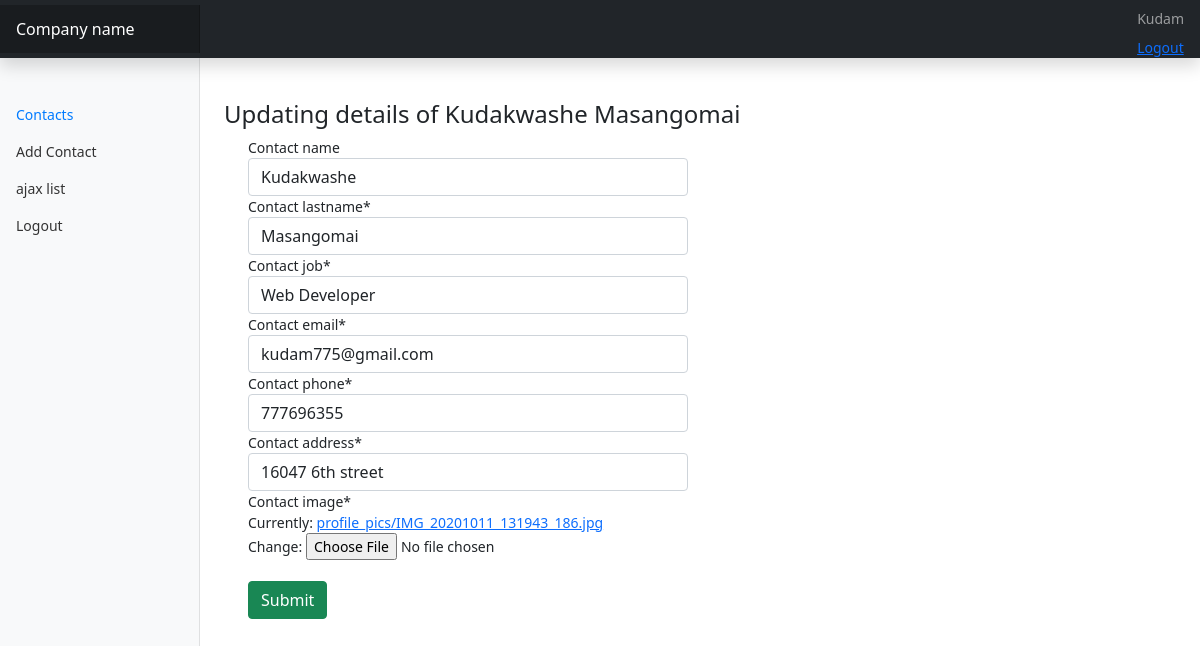
Screenshot of /edit_contact/1/ (signed in) with the database file from the repository.
### main/models.py (models this page shows, shortened)
class contacts(models.Model):
    userid = models.ForeignKey(User,on_delete=models.CASCADE)
    contact_name = models.CharField(max_length=100, blank=True, null=True)
    contact_lastname = models.CharField(max_length=100)
    contact_job = models.CharField(max_length=100,default='')
    contact_email = models.EmailField(max_length=100,unique=True)
    contact_phone = models.PositiveIntegerField(unique= True)
    contact_address = models.CharField(max_length=100)
    contact_image = models.ImageField(default='default.jpg' ,upload_to ='profile_pics')
    class Meta:
        ordering =['id']
    '''def clean(self):

        if self.contact_address != 'Sunningdale':
            raise ValidationError('we only want sunngindale people')
        return self.clean_data'''

### main/views.py (the view, shortened to what this page needs)
# urls.py: path('edit_contact/<int:pk>/',EditContactView.as_view(),name='edit-contact'),
class EditContactView(LoginRequiredMixin,UserPassesTestMixin,SuccessMessageMixin,UpdateView):
    model = contacts
    form_class = AddContactForm
    template_name = 'main/add-contacts.html'
    success_message = 'Contact successfully Updated'
    def test_func(self):
        contact = self.get_object()
        if self.request.user == contact.userid:
            return True
        return

### main/forms.py
class AddContactForm(forms.ModelForm):
    class Meta:
        model = contacts
        fields ='__all__'
        exclude = ['userid']

### main/templates/main/add-contacts.html (shortened to what this page needs)
{% extends "main/base/base.html" %}
{% load crispy_forms_tags %}
{% block content %}
{% if object.contact_name %}
<br><br>
<h4>Updating details of {{ object.contact_name }} {{ object.contact_lastname }}</h4>
{% else %}
<h4>Add Contact</h4>
{% endif %}
<form method="POST" enctype="multipart/form-data" autocomplete="off">
     <div class="container">
  <div class="row">
    <div class="col">
     {{ form|crispy }}
<br/>
      <button type="submit" class="btn btn-success">Submit</button>
    </div>
    <div class="col">
    </div>
  </div>
</div>
    {% endblock content %}

### main/templates/main/base/base.html (shortened to what this page needs)
{% load static %}
<html>
<head>
<link rel="stylesheet" type="text/css" href="{% static 'main/css/bootstrap.css' %}">
<link rel="stylesheet" type="text/css" href="{% static 'main/css/bootstrap.min.css' %}">
<link rel="stylesheet" type="text/css" href="{% static 'main/css/header.css' %}">
<link rel="stylesheet" type="text/css" href="{% static 'main/css/icons.css' %}">
<link rel="stylesheet" type="text/css" href="{% static 'main/css/contacts.css' %}">
</head>
<body>
<nav class="navbar navbar-dark sticky-top bg-dark flex-md-nowrap p-0 shadow">
  <a class="navbar-brand col-md-3 col-lg-2 mr-0 px-3" href="#">Company name</a>
  <ul class="navbar-nav px-3">
  	 <li class="nav-item text-nowrap">
      {% if user.is_authenticated %}
      <a class="nav-link" href="#">{{user.username|capfirst }}</a>
    </li>
    <li class="nav-item text-nowrap">
      <a href="{% url 'logout' %}">Logout</a>
    </li>
  </ul>
     {% endif %}
</nav>
<div class="container-fluid">
  <div class="row">
    <nav id="sidebarMenu" class="col-md-3 col-lg-2 d-md-block bg-light sidebar collapse">
      <div class="sidebar-sticky pt-5">
        <ul class="nav flex-column">
          <li class="nav-item">
            <a class="nav-link active" href="{% url 'contacts' %}">
              Contacts
            </a>
          </li>
          <li class="nav-item">
             <a class="nav-link" href="{% url 'add-contacts' %}">
             Add Contact
            </a>
          </li>
          <li class="nav-item">
            <a class="nav-link" href="{% url 'ajax-contact-list' %}">
            ajax list
           </a>
         </li>
          <li class="nav-item">
            <a class="nav-link" href="{% url 'logout' %}">
              Logout
            </a>
          </li>
        </ul>
      </div>
    </nav>
    <main role="main" class="col-md-9 ms-sm-auto col-lg-10 px-md-4">
      {% block content %}
      {% endblock content %}
    </main>
  </div>
</div>
</body>
</html>

### main/static/main/css/header.css (style rules this page uses)
body { font-size: .875rem; }
.sidebar { position: fixed; top: 0; bottom: 0; left: 0; z-index: 100; padding: 48px 0 0; box-shadow: inset -1px 0 0 rgba(0, 0, 0, .1); }
.sidebar-sticky { position: relative; top: 0; height: calc(100vh - 48px); padding-top: .5rem; overflow-x: hidden; overflow-y: auto; }
.sidebar .nav-link { font-weight: 500; color: #333; }
.sidebar .nav-link.active { color: #007bff; }
.navbar-brand { padding-top: .75rem; padding-bottom: .75rem; font-size: 1rem; background-color: rgba(0, 0, 0, .25); box-shadow: inset -1px 0 0 rgba(0, 0, 0, .25); }

### rows the page displays
contacts: contact_name "Kudakwashe", contact_lastname "Masangomai", contact_job "Web Developer", contact_email "kudam775@gmail.com", contact_phone "777696355", contact_address "16047 6th street"

### other values shown
{{ user.username|capfirst }} "Kudam"
